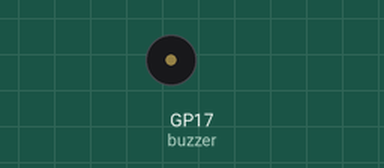
Bench run of a program on a simulated Raspberry Pi Pico running MicroPython. Shown: buzzer (waves = sounding). What the program prints to the serial console is not drawn.

Above: at 0.9 s.
At 3.0 s:
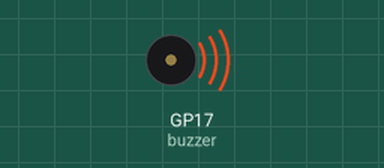
Timing chart, 0 to 5.7 s (numbered marks = the images above):
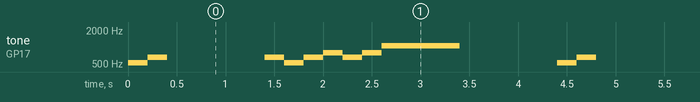

Measured:
- by itself, tone on GP17 (buzzer): repeats every 4.4 s: 659 Hz 0.20 s, silent 1.0 s, 659 Hz 0.20 s, 523 Hz 0.20 s, 2 × (659 Hz 0.20 s, 784 Hz 0.20 s), 1047 Hz 0.80 s, silent 1.0 s, 523 Hz 0.20 s

The program:

testBuzzer.py
```python
from machine import Pin, PWM
from time import sleep

buzzerPin = 17
buzzer = PWM(Pin(buzzerPin))


# frequency for notes
C5 = 523
E5 = 659
G5 = 784
C6 = 1047

# sound effects
completedObjectiveSound = [
    {"beats": .5, "freq": C5},
    {"beats": .5, "freq": E5},
]

completedGameSound = [
    {"beats": .5, "freq": E5},
    {"beats": .5, "freq": C5},
    {"beats": .5, "freq": E5},
    {"beats": .5, "freq": G5},
    {"beats": .5, "freq": E5},
    {"beats": .5, "freq": G5},
    {"beats": 2, "freq": C6},
]

# buzzer functions
def playtone(frequency):
    buzzer.duty_u16(1000)
    buzzer.freq(frequency)

def bequiet():
    buzzer.duty_u16(0)

def playBeats(note):
    playtone(note["freq"])
    sleep(60/150 * note["beats"])

    bequiet()

def playSong(mySong):
    for note in mySong:
        playBeats(note)
    bequiet()

while True:
    playSong(completedObjectiveSound)
    print("Played 1")
    sleep(1)
    playSong(completedGameSound)
    print("Played 1")
    sleep(1)
```
